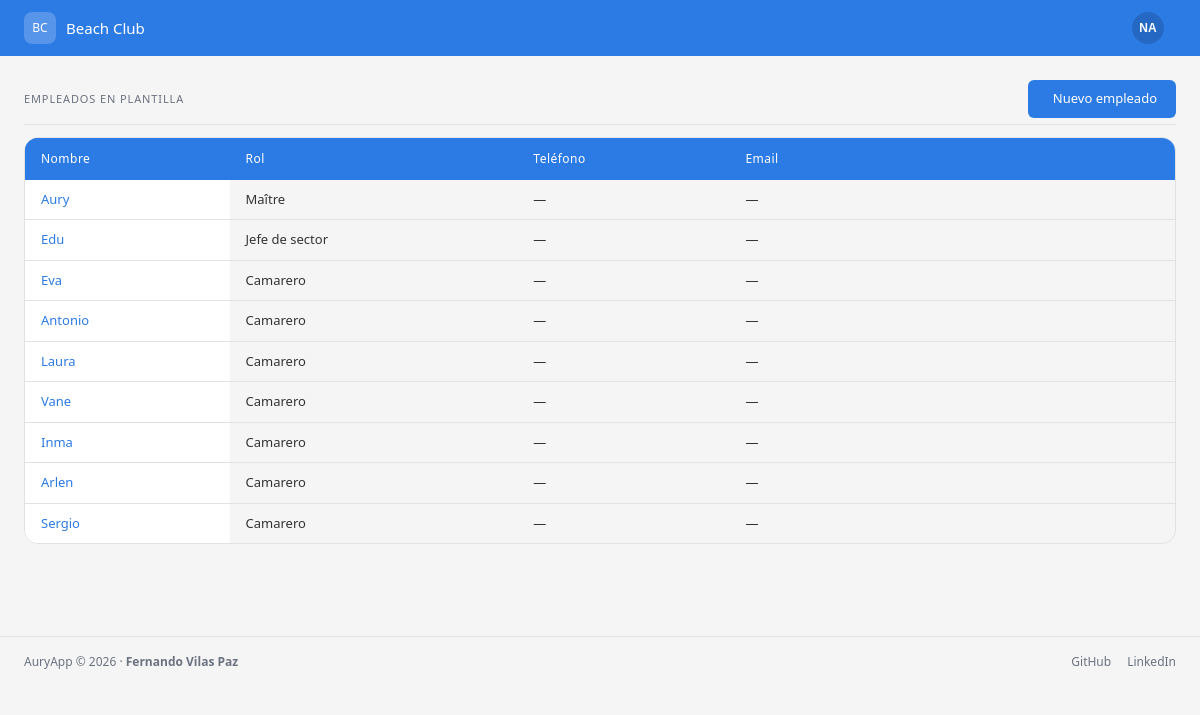
/personal/empleados/ (signed in), run on the app's committed database.
### personal/models.py (models this page shows, shortened)
class Empleado(models.Model):
    CONTRATO_CHOICES = [
        ('indefinido', 'Indefinido'),
        ('temporal', 'Temporal'),
        ('fijo_discontinuo', 'Fijo discontinuo'),
        ('obra_servicio', 'Obra y servicio'),
        ('practicas', 'Prácticas'),
    ]
    ROL_CHOICES = [
        ('maitre', 'Maître'),
        ('segundo_maitre', 'Segundo Maître'),
        ('jefe_sector', 'Jefe de sector'),
        ('camarero', 'Camarero'),
        ('ayudante_camarero', 'Ayudante de camarero'),
    ]
    nombre = models.CharField(max_length=100)
    apellidos = models.CharField(max_length=100, blank=True)
    rol = models.CharField(max_length=20, choices=ROL_CHOICES)
    telefono = models.CharField(max_length=20, blank=True)
    email = models.EmailField(blank=True)
    fecha_nacimiento = models.DateField(null=True, blank=True)
    activo = models.BooleanField(default=True)
    posicion = models.PositiveIntegerField(default=0)
    tipo_contrato = models.CharField(max_length=20, choices=CONTRATO_CHOICES, blank=True)
    fecha_vencimiento = models.DateField(null=True, blank=True)
    class Meta:
        verbose_name = 'Empleado'
        verbose_name_plural = 'Empleados'
        ordering = ['posicion', 'nombre']

### personal/views.py (the view)
# urls.py: path('empleados/', views.lista_empleados, name='lista_empleados'),
@login_required(login_url='/login/')
def lista_empleados(request):
    empleados = Empleado.objects.filter(activo=True).order_by('posicion', 'nombre')
    context = {
        'empleados': empleados,
    }
    return render(request, 'personal/lista_empleados.html', context)

### personal/templates/personal/lista_empleados.html (shortened to what this page needs)
{% extends 'core/base.html' %}
{% block content %}
<div class="bc-section">
  <div class="bc-section-header">
    <span class="bc-section-header-title">Empleados en plantilla</span>
    <a href="{% url 'nuevo_empleado' %}" class="bc-btn bc-btn-primary">
       Nuevo empleado
    </a>
  </div>
  <div class="bc-table-wrapper">
    <table class="bc-table">
      <thead>
        <tr>
          <th>Nombre</th>
          <th>Rol</th>
          <th>Teléfono</th>
          <th>Email</th>
          <th></th>
        </tr>
      </thead>
      <tbody>
        {% for empleado in empleados %}
        <tr>
          <td><a href="{% url 'detalle_empleado' empleado.pk %}" class="bc-link-plain">{{ empleado.nombre }} {{ empleado.apellidos }}</a></td>
          <td>{{ empleado.get_rol_display }}</td>
          <td>{{ empleado.telefono|default:"—" }}</td>
          <td>{{ empleado.email|default:"—" }}</td>
          <td style="display:flex; gap:4px;">
            <a href="{% url 'detalle_empleado' empleado.pk %}" class="bc-btn bc-btn-sm"></a>
            <a href="{% url 'editar_empleado' empleado.pk %}" class="bc-btn bc-btn-sm"></a>
          </td>
        </tr>
        {% empty %}
        <tr>
          <td colspan="4">No hay empleados activos</td>
        </tr>
        {% endfor %}
      </tbody>
    </table>
  </div>
</div>
{% endblock %}

### core/templates/core/base.html (shortened to what this page needs)
{% load static %}
<!DOCTYPE html>
<html lang="es">
<head>
  <link rel="stylesheet" href="https://cdn.jsdelivr.net/npm/@tabler/icons-webfont@2.47.0/tabler-icons.min.css">
  <link rel="stylesheet" href="{% static 'css/main.css' %}">
</head>
<body>
  <nav class="bc-navbar">
    <a href="/" class="bc-navbar-brand">
      <div class="bc-navbar-avatar">BC</div>
      <span class="bc-navbar-brand-text">Beach Club</span>
    </a>
    <div class="bc-navbar-right">
      <div class="bc-user-menu" id="bc-user-menu">
      <button class="bc-user-menu-btn" id="bc-user-menu-btn" type="button">
        <div class="bc-navbar-user">
          {% if request.user.first_name %}{{ request.user.first_name|slice:":1"|upper }}{{ request.user.last_name|slice:":1"|upper }}{% else %}{{ request.user.username|slice:":2"|upper }}{% endif %}
        </div>
      </button>
    </div>
    </div>
  </nav>
  <main class="bc-page">
    {% block content %}{% endblock %}
  </main>
  <footer class="bc-footer">
    <span>AuryApp &copy; 2026 · <strong>Fernando Vilas Paz</strong></span>
    <div class="bc-footer-links">
      <a href="https://github.com/fvilpaz" target="_blank" rel="noopener" class="bc-footer-link">
         GitHub
      </a>
      <a href="https://www.linkedin.com/in/fernando-vilas-paz-1626901a9" target="_blank" rel="noopener" class="bc-footer-link">
         LinkedIn
      </a>
    </div>
  </footer>
</body>
</html>

### data on the page
Empleado: nombre "Aury", rol "Maître", telefono "—", email "—"
Empleado: nombre "Edu", rol "Jefe de sector", telefono "—", email "—"
Empleado: nombre "Eva", rol "Camarero", telefono "—", email "—"
Empleado: nombre "Antonio", rol "Camarero", telefono "—", email "—"
Empleado: nombre "Laura", rol "Camarero", telefono "—", email "—"
Empleado: nombre "Vane", rol "Camarero", telefono "—", email "—"
Empleado: nombre "Inma", rol "Camarero", telefono "—", email "—"
Empleado: nombre "Arlen", rol "Camarero", telefono "—", email "—"
Empleado: nombre "Sergio", rol "Camarero", telefono "—", email "—"

### other printed values
{{ request.user.username|slice:":2"|upper }} "NA"
